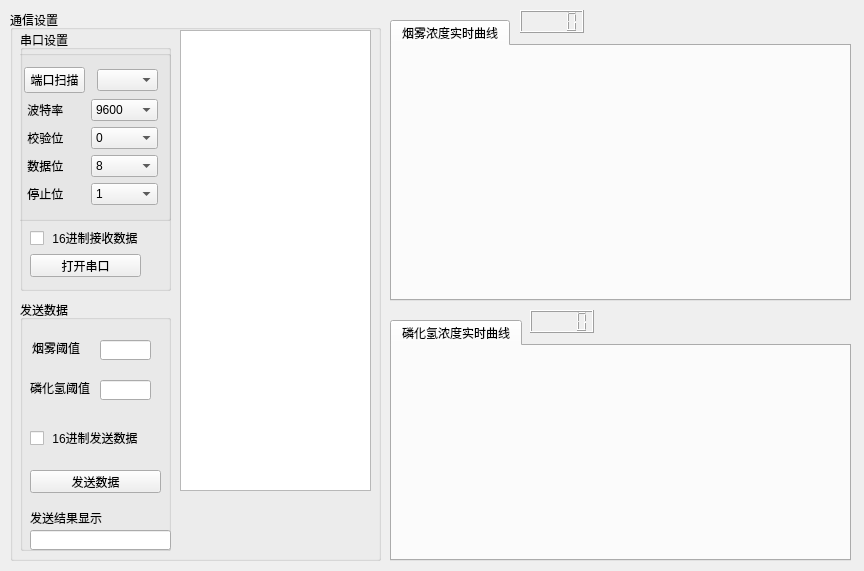
<?xml version="1.0" encoding="UTF-8"?>
<ui version="4.0">
 <class>Widget</class>
 <widget class="QWidget" name="Widget">
  <property name="geometry">
   <rect>
    <x>0</x>
    <y>0</y>
    <width>864</width>
    <height>571</height>
   </rect>
  </property>
  <property name="windowTitle">
   <string>Widget</string>
  </property>
  <widget class="QGroupBox" name="groupBox">
   <property name="geometry">
    <rect>
     <x>10</x>
     <y>10</y>
     <width>371</width>
     <height>551</height>
    </rect>
   </property>
   <property name="title">
    <string>通信设置</string>
   </property>
   <widget class="QGroupBox" name="groupBox_3">
    <property name="geometry">
     <rect>
      <x>10</x>
      <y>290</y>
      <width>151</width>
      <height>251</height>
     </rect>
    </property>
    <property name="title">
     <string>发送数据</string>
    </property>
    <widget class="QLineEdit" name="lineEdit">
     <property name="geometry">
      <rect>
       <x>80</x>
       <y>40</y>
       <width>51</width>
       <height>20</height>
      </rect>
     </property>
    </widget>
    <widget class="QLabel" name="label_7">
     <property name="geometry">
      <rect>
       <x>10</x>
       <y>80</y>
       <width>60</width>
       <height>16</height>
      </rect>
     </property>
     <property name="text">
      <string>磷化氢阈值</string>
     </property>
    </widget>
    <widget class="QLineEdit" name="lineEdit_2">
     <property name="geometry">
      <rect>
       <x>80</x>
       <y>80</y>
       <width>51</width>
       <height>20</height>
      </rect>
     </property>
    </widget>
    <widget class="QLabel" name="label_6">
     <property name="geometry">
      <rect>
       <x>12</x>
       <y>40</y>
       <width>48</width>
       <height>16</height>
      </rect>
     </property>
     <property name="text">
      <string>烟雾阈值</string>
     </property>
    </widget>
    <widget class="QLineEdit" name="result">
     <property name="geometry">
      <rect>
       <x>10</x>
       <y>230</y>
       <width>141</width>
       <height>20</height>
      </rect>
     </property>
    </widget>
    <widget class="QLabel" name="label_10">
     <property name="geometry">
      <rect>
       <x>10</x>
       <y>210</y>
       <width>72</width>
       <height>16</height>
      </rect>
     </property>
     <property name="text">
      <string>发送结果显示</string>
     </property>
    </widget>
    <widget class="QCheckBox" name="checkShowSend">
     <property name="geometry">
      <rect>
       <x>10</x>
       <y>130</y>
       <width>131</width>
       <height>16</height>
      </rect>
     </property>
     <property name="text">
      <string> 16进制发送数据</string>
     </property>
    </widget>
    <widget class="QPushButton" name="sentdata">
     <property name="geometry">
      <rect>
       <x>10</x>
       <y>170</y>
       <width>131</width>
       <height>23</height>
      </rect>
     </property>
     <property name="text">
      <string>发送数据</string>
     </property>
    </widget>
   </widget>
   <widget class="QGroupBox" name="groupBox_4">
    <property name="geometry">
     <rect>
      <x>10</x>
      <y>20</y>
      <width>151</width>
      <height>261</height>
     </rect>
    </property>
    <property name="title">
     <string>串口设置</string>
    </property>
    <widget class="QGroupBox" name="groupBox_5">
     <property name="geometry">
      <rect>
       <x>-10</x>
       <y>20</y>
       <width>161</width>
       <height>171</height>
      </rect>
     </property>
     <property name="title">
      <string/>
     </property>
     <layout class="QGridLayout" name="gridLayout">
      <item row="0" column="2">
       <widget class="QComboBox" name="portName"/>
      </item>
      <item row="1" column="0">
       <widget class="QLabel" name="label_2">
        <property name="text">
         <string> 波特率</string>
        </property>
       </widget>
      </item>
      <item row="1" column="1" colspan="2">
       <widget class="QComboBox" name="portBaudRate">
        <item>
         <property name="text">
          <string>9600</string>
         </property>
        </item>
        <item>
         <property name="text">
          <string>12860</string>
         </property>
        </item>
       </widget>
      </item>
      <item row="2" column="0">
       <widget class="QLabel" name="label_3">
        <property name="text">
         <string> 校验位</string>
        </property>
       </widget>
      </item>
      <item row="2" column="1" colspan="2">
       <widget class="QComboBox" name="portParity">
        <item>
         <property name="text">
          <string>0</string>
         </property>
        </item>
       </widget>
      </item>
      <item row="3" column="0">
       <widget class="QLabel" name="label_4">
        <property name="text">
         <string> 数据位</string>
        </property>
       </widget>
      </item>
      <item row="3" column="1" colspan="2">
       <widget class="QComboBox" name="portDataBits">
        <item>
         <property name="text">
          <string>8</string>
         </property>
        </item>
       </widget>
      </item>
      <item row="4" column="0">
       <widget class="QLabel" name="label_5">
        <property name="text">
         <string> 停止位</string>
        </property>
       </widget>
      </item>
      <item row="4" column="1" colspan="2">
       <widget class="QComboBox" name="portStopBits">
        <item>
         <property name="text">
          <string>1</string>
         </property>
        </item>
       </widget>
      </item>
      <item row="0" column="0">
       <widget class="QPushButton" name="select_port">
        <property name="text">
         <string>端口扫描</string>
        </property>
        <property name="iconSize">
         <size>
          <width>20</width>
          <height>16</height>
         </size>
        </property>
       </widget>
      </item>
     </layout>
    </widget>
    <widget class="QPushButton" name="openPort">
     <property name="geometry">
      <rect>
       <x>10</x>
       <y>224</y>
       <width>111</width>
       <height>23</height>
      </rect>
     </property>
     <property name="text">
      <string>打开串口</string>
     </property>
    </widget>
    <widget class="QCheckBox" name="checkShowReciveHex">
     <property name="geometry">
      <rect>
       <x>10</x>
       <y>200</y>
       <width>111</width>
       <height>16</height>
      </rect>
     </property>
     <property name="text">
      <string> 16进制接收数据</string>
     </property>
    </widget>
   </widget>
   <widget class="QTableWidget" name="tableWidget">
    <property name="geometry">
     <rect>
      <x>170</x>
      <y>20</y>
      <width>191</width>
      <height>461</height>
     </rect>
    </property>
   </widget>
  </widget>
  <widget class="QTabWidget" name="tabWidget">
   <property name="geometry">
    <rect>
     <x>390</x>
     <y>20</y>
     <width>461</width>
     <height>281</height>
    </rect>
   </property>
   <property name="currentIndex">
    <number>0</number>
   </property>
   <widget class="QWidget" name="tab_2">
    <attribute name="title">
     <string>烟雾浓度实时曲线</string>
    </attribute>
    <layout class="QHBoxLayout" name="horizontalLayout_10">
     <item>
      <widget class="QCustomPlot" name="widget" native="true"/>
     </item>
    </layout>
   </widget>
  </widget>
  <widget class="QTabWidget" name="tabWidget_2">
   <property name="geometry">
    <rect>
     <x>390</x>
     <y>320</y>
     <width>461</width>
     <height>241</height>
    </rect>
   </property>
   <property name="currentIndex">
    <number>0</number>
   </property>
   <widget class="QWidget" name="tab_3">
    <attribute name="title">
     <string>磷化氢浓度实时曲线</string>
    </attribute>
    <layout class="QHBoxLayout" name="horizontalLayout_11">
     <item>
      <widget class="QCustomPlot" name="widget_1" native="true"/>
     </item>
    </layout>
   </widget>
  </widget>
  <widget class="QLCDNumber" name="lcdNumber">
   <property name="geometry">
    <rect>
     <x>520</x>
     <y>10</y>
     <width>64</width>
     <height>23</height>
    </rect>
   </property>
  </widget>
  <widget class="QLCDNumber" name="lcdNumber_2">
   <property name="geometry">
    <rect>
     <x>530</x>
     <y>310</y>
     <width>64</width>
     <height>23</height>
    </rect>
   </property>
  </widget>
 </widget>
 <layoutdefault spacing="6" margin="11"/>
 <customwidgets>
  <customwidget>
   <class>QCustomPlot</class>
   <extends>QWidget</extends>
   <header>qcustomplot.h</header>
   <container>1</container>
  </customwidget>
 </customwidgets>
 <resources/>
 <connections/>
</ui>
